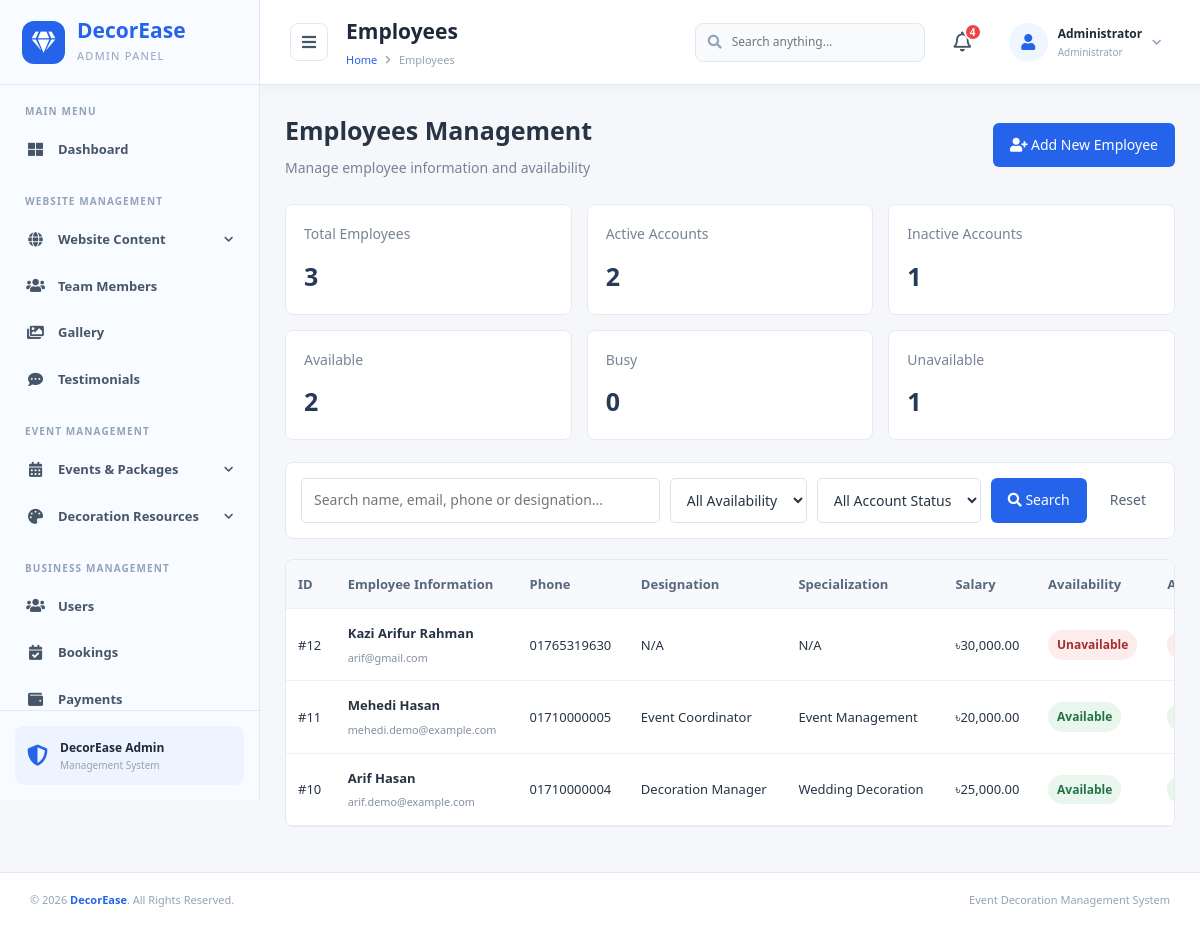
Page /admin/employees.php (signed in) on the committed database.
### tables this page shows
CREATE TABLE `employee_profiles` (
  `employee_id` int(10) UNSIGNED NOT NULL,
  `user_id` int(10) UNSIGNED NOT NULL,
  `designation` varchar(120) DEFAULT NULL,
  `specialization` varchar(150) DEFAULT NULL,
  `joining_date` date DEFAULT NULL,
  `salary` decimal(12,2) DEFAULT NULL,
  `availability_status` enum('available','busy','unavailable') DEFAULT 'available',
  `created_at` timestamp NOT NULL DEFAULT current_timestamp()
);

CREATE TABLE `users` (
  `user_id` int(10) UNSIGNED NOT NULL,
  `full_name` varchar(150) NOT NULL,
  `email` varchar(191) NOT NULL,
  `password_hash` varchar(255) NOT NULL,
  `phone` varchar(30) DEFAULT NULL,
  `role` enum('admin','customer','employee') NOT NULL DEFAULT 'customer',
  `status` enum('active','inactive','suspended') NOT NULL DEFAULT 'active',
  `created_at` timestamp NOT NULL DEFAULT current_timestamp(),
  `updated_at` timestamp NOT NULL DEFAULT current_timestamp() ON UPDATE current_timestamp()
);

### admin/employees.php (the view, shortened to what this page needs)
<?php
include_once '../db.php';
function e($value) {
    return htmlspecialchars((string)($value ?? ''), ENT_QUOTES, 'UTF-8');
}
$search = trim($_GET['search'] ?? '');
$where = [];
$params = [];
$types = '';
$whereSQL = $where ? 'AND ' . implode(' AND ', $where) : '';
$stats = [
    'total' => 0,
    'active' => 0,
    'inactive' => 0,
    'suspended' => 0,
    'available' => 0,
    'busy' => 0,
    'unavailable' => 0
];
$statsQuery = $conn->query("
    SELECT
        COUNT(*) AS total,
        SUM(u.status = 'active') AS active,
        SUM(u.status = 'inactive') AS inactive,
        SUM(u.status = 'suspended') AS suspended,
        SUM(ep.availability_status = 'available') AS available,
        SUM(ep.availability_status = 'busy') AS busy,
        SUM(ep.availability_status = 'unavailable') AS unavailable
    FROM users u
    LEFT JOIN employee_profiles ep ON ep.user_id = u.user_id
    WHERE u.role = 'employee'
");
if ($statsQuery) {
    $stats = array_merge($stats, $statsQuery->fetch_assoc());
}
$limit = 10;
$page = max(1, (int)($_GET['page'] ?? 1));
$countSQL = "
    SELECT COUNT(*)
    FROM users u
    LEFT JOIN employee_profiles ep ON ep.user_id = u.user_id
    WHERE u.role = 'employee' $whereSQL
";
$countStmt = $conn->prepare($countSQL);
$countStmt->execute();
$totalEmployees = (int)$countStmt->get_result()->fetch_row()[0];
$totalPages = max(1, (int)ceil($totalEmployees / $limit));
$page = min($page, $totalPages);
$offset = ($page - 1) * $limit;
$sql = "
    SELECT
        u.user_id,
        u.full_name,
        u.email,
        u.phone,
        u.status AS account_status,
        u.created_at,
        ep.employee_id,
        ep.designation,
        ep.specialization,
        ep.joining_date,
        ep.salary,
        ep.availability_status
    FROM users u
    LEFT JOIN employee_profiles ep
        ON ep.user_id = u.user_id
    WHERE u.role = 'employee' $whereSQL
    ORDER BY u.user_id DESC
    LIMIT ? OFFSET ?
";
$stmt = $conn->prepare($sql);
$listTypes = $types . 'ii';
$listParams = array_merge($params, [$limit, $offset]);
$stmt->bind_param($listTypes, ...$listParams);
$stmt->execute();
$employees = $stmt->get_result();
?>
<!DOCTYPE html>
<html lang="en">
<head>
    <link rel="stylesheet"
          href="https://cdnjs.cloudflare.com/ajax/libs/font-awesome/5.15.4/css/all.min.css">
    <link rel="stylesheet" href="includes/css/admin.css">
</head>
<body>
<div class="admin-container">
    <?php include 'includes/sidebar.php'; ?>
    <main class="main-content">
        <?php include 'includes/header.php'; ?>
        <section class="employees-page">
            <div class="employees-heading">
                <div>
                    <h1>Employees Management</h1>
                    <p>Manage employee information and availability</p>
                </div>
                <button type="button"
                        class="employees-add-btn"
                        onclick="openAddEmployeeModal()">
                    <i class="fas fa-user-plus"></i>
                    Add New Employee
                </button>
            </div>
            <div class="employees-stats">
                <div class="employees-stat-card">
                    <span>Total Employees</span>
                    <strong><?php echo (int)$stats['total']; ?></strong>
                </div>
                <div class="employees-stat-card">
                    <span>Active Accounts</span>
                    <strong><?php echo (int)$stats['active']; ?></strong>
                </div>
                <div class="employees-stat-card">
                    <span>Inactive Accounts</span>
                    <strong><?php echo (int)$stats['inactive']; ?></strong>
                </div>
                <div class="employees-stat-card">
                    <span>Available</span>
                    <strong><?php echo (int)$stats['available']; ?></strong>
                </div>
                <div class="employees-stat-card">
                    <span>Busy</span>
                    <strong><?php echo (int)$stats['busy']; ?></strong>
                </div>
                <div class="employees-stat-card">
                    <span>Unavailable</span>
                    <strong><?php echo (int)$stats['unavailable']; ?></strong>
                </div>
            </div>
            <form method="GET" class="employees-filter-form">
                <input
                    type="text"
                    name="search"
                    placeholder="Search name, email, phone or designation..."
                    value="<?php echo e($search); ?>"
                >
                <select name="availability">
                    <option value="">All Availability</option>
                </select>
                <select name="account_status">
                    <option value="">All Account Status</option>
                </select>
                <button type="submit">
                    <i class="fas fa-search"></i> Search
                </button>
                <a href="employees.php" class="employees-reset-btn">
                    Reset
                </a>
            </form>
            <div class="employees-table-container">
                <table class="employees-table">
                    <thead>
                        <tr>
                            <th>ID</th>
                            <th>Employee Information</th>
                            <th>Phone</th>
                            <th>Designation</th>
                            <th>Specialization</th>
                            <th>Salary</th>
                            <th>Availability</th>
                            <th>Account</th>
                        </tr>
                    </thead>
                    <tbody>
                    <?php if ($employees->num_rows > 0): ?>
                        <?php while ($employee = $employees->fetch_assoc()): ?>
                            <tr>
                                <td>#<?php echo (int)$employee['user_id']; ?></td>
                                <td>
                                    <strong><?php echo e($employee['full_name']); ?></strong>
                                    <small><?php echo e($employee['email']); ?></small>
                                </td>
                                <td><?php echo e($employee['phone'] ?: 'N/A'); ?></td>
                                <td><?php echo e($employee['designation'] ?: 'N/A'); ?></td>
                                <td><?php echo e($employee['specialization'] ?: 'N/A'); ?></td>
                                <td>
                                    <?php
                                    echo $employee['salary'] !== null
                                        ? '৳' . number_format((float)$employee['salary'], 2)
                                        : 'N/A';
                                    ?>
                                </td>
                                <td>
                                    <span class="employees-availability <?php echo e($employee['availability_status'] ?? 'unavailable'); ?>">
                                        <?php echo ucfirst(e($employee['availability_status'] ?? 'N/A')); ?>
                                    </span>
                                </td>
                                <td>
                                    <span class="employees-account-status <?php echo e($employee['account_status']); ?>">
                                    </span>
                                </td>
                            </tr>
                        <?php endwhile; ?>
                    <?php endif; ?>
                    </tbody>
                </table>
            </div>
        </section>
    </main>
</div>
<?php
include 'includes/footer.php';
?>
</body>
</html>

### rows in the picture
employee_profiles: user.user_id "12", user.full_name "Kazi Arifur Rahman", user.email "arif@gmail.com", user.phone "01765319630", designation "N/A", specialization "N/A", salary "30,000.00", availability_status "Unavailable"
employee_profiles: user.user_id "11", user.full_name "Mehedi Hasan", user.email "mehedi.demo@example.com", user.phone "01710000005", designation "Event Coordinator", specialization "Event Management", salary "20,000.00", availability_status "Available"
employee_profiles: user.user_id "10", user.full_name "Arif Hasan", user.email "arif.demo@example.com", user.phone "01710000004", designation "Decoration Manager", specialization "Wedding Decoration", salary "25,000.00", availability_status "Available"

### other values in the picture
$pageTitle "Employees"
$unreadCount "4"
$adminName "Administrator"
$stats['total'] "3"
$stats['active'] "2"
$stats['inactive'] "1"
$stats['available'] "2"
$stats['busy'] "0"
$stats['unavailable'] "1"
